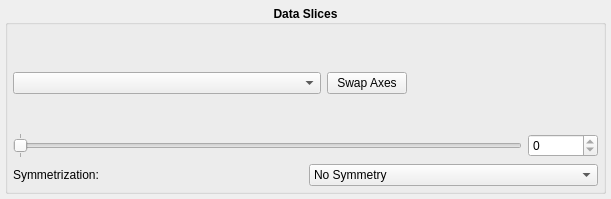
<?xml version="1.0" encoding="UTF-8"?>
<ui version="4.0">
 <class>dataslider</class>
 <widget class="QWidget" name="dataslider">
  <property name="geometry">
   <rect>
    <x>0</x>
    <y>0</y>
    <width>611</width>
    <height>199</height>
   </rect>
  </property>
  <property name="windowTitle">
   <string>Form</string>
  </property>
  <layout class="QVBoxLayout" name="verticalLayout">
   <property name="leftMargin">
    <number>5</number>
   </property>
   <property name="topMargin">
    <number>5</number>
   </property>
   <property name="rightMargin">
    <number>5</number>
   </property>
   <property name="bottomMargin">
    <number>5</number>
   </property>
   <item>
    <widget class="QGroupBox" name="groupbox">
     <property name="font">
      <font>
       <weight>75</weight>
       <bold>true</bold>
      </font>
     </property>
     <property name="title">
      <string>Data Slices</string>
     </property>
     <property name="alignment">
      <set>Qt::AlignCenter</set>
     </property>
     <layout class="QVBoxLayout" name="verticalLayout_2">
      <property name="leftMargin">
       <number>5</number>
      </property>
      <property name="topMargin">
       <number>15</number>
      </property>
      <property name="rightMargin">
       <number>5</number>
      </property>
      <property name="bottomMargin">
       <number>5</number>
      </property>
      <item>
       <layout class="QHBoxLayout" name="layout" stretch="5,0,3">
        <item>
         <widget class="QComboBox" name="combobox">
          <property name="font">
           <font>
            <weight>50</weight>
            <bold>false</bold>
           </font>
          </property>
          <property name="maxVisibleItems">
           <number>3</number>
          </property>
          <property name="maxCount">
           <number>3</number>
          </property>
          <property name="duplicatesEnabled">
           <bool>true</bool>
          </property>
         </widget>
        </item>
        <item>
         <widget class="QPushButton" name="transpose_button">
          <property name="font">
           <font>
            <weight>50</weight>
            <bold>false</bold>
           </font>
          </property>
          <property name="text">
           <string>Swap Axes</string>
          </property>
         </widget>
        </item>
        <item>
         <widget class="QLabel" name="value_label">
          <property name="font">
           <font>
            <weight>50</weight>
            <bold>false</bold>
           </font>
          </property>
          <property name="toolTip">
           <string>Slice key of the current slice.</string>
          </property>
          <property name="text">
           <string/>
          </property>
          <property name="alignment">
           <set>Qt::AlignRight|Qt::AlignTrailing|Qt::AlignVCenter</set>
          </property>
         </widget>
        </item>
       </layout>
      </item>
      <item>
       <layout class="QHBoxLayout" name="horizontalLayout">
        <item>
         <widget class="QSlider" name="slider">
          <property name="font">
           <font>
            <weight>50</weight>
            <bold>false</bold>
           </font>
          </property>
          <property name="toolTip">
           <string>Drag the slider to change the displayed slice of data.</string>
          </property>
          <property name="maximum">
           <number>0</number>
          </property>
          <property name="sliderPosition">
           <number>0</number>
          </property>
          <property name="orientation">
           <enum>Qt::Horizontal</enum>
          </property>
          <property name="tickPosition">
           <enum>QSlider::TicksBothSides</enum>
          </property>
          <property name="tickInterval">
           <number>0</number>
          </property>
         </widget>
        </item>
        <item>
         <widget class="QSpinBox" name="spinbox">
          <property name="sizePolicy">
           <sizepolicy hsizetype="Maximum" vsizetype="Fixed">
            <horstretch>0</horstretch>
            <verstretch>0</verstretch>
           </sizepolicy>
          </property>
          <property name="minimumSize">
           <size>
            <width>70</width>
            <height>0</height>
           </size>
          </property>
          <property name="maximumSize">
           <size>
            <width>70</width>
            <height>16777215</height>
           </size>
          </property>
          <property name="font">
           <font>
            <weight>50</weight>
            <bold>false</bold>
           </font>
          </property>
          <property name="correctionMode">
           <enum>QAbstractSpinBox::CorrectToNearestValue</enum>
          </property>
          <property name="keyboardTracking">
           <bool>false</bool>
          </property>
          <property name="maximum">
           <number>0</number>
          </property>
          <property name="value">
           <number>0</number>
          </property>
         </widget>
        </item>
       </layout>
      </item>
      <item>
       <layout class="QHBoxLayout" name="horizontalLayout_2">
        <item>
         <widget class="QLabel" name="symmetrize_label">
          <property name="font">
           <font>
            <weight>50</weight>
            <bold>false</bold>
           </font>
          </property>
          <property name="text">
           <string>Symmetrization:</string>
          </property>
         </widget>
        </item>
        <item>
         <widget class="QComboBox" name="symmetrize_combobox">
          <property name="font">
           <font>
            <weight>50</weight>
            <bold>false</bold>
           </font>
          </property>
          <item>
           <property name="text">
            <string>No Symmetry</string>
           </property>
          </item>
          <item>
           <property name="text">
            <string>2-Fold</string>
           </property>
          </item>
          <item>
           <property name="text">
            <string>2-Fold + Mirror</string>
           </property>
          </item>
          <item>
           <property name="text">
            <string>3-Fold</string>
           </property>
          </item>
          <item>
           <property name="text">
            <string>3-Fold + Mirror</string>
           </property>
          </item>
          <item>
           <property name="text">
            <string>4-Fold</string>
           </property>
          </item>
          <item>
           <property name="text">
            <string>4-Fold + Mirror</string>
           </property>
          </item>
         </widget>
        </item>
       </layout>
      </item>
     </layout>
    </widget>
   </item>
  </layout>
 </widget>
 <resources/>
 <connections/>
</ui>
